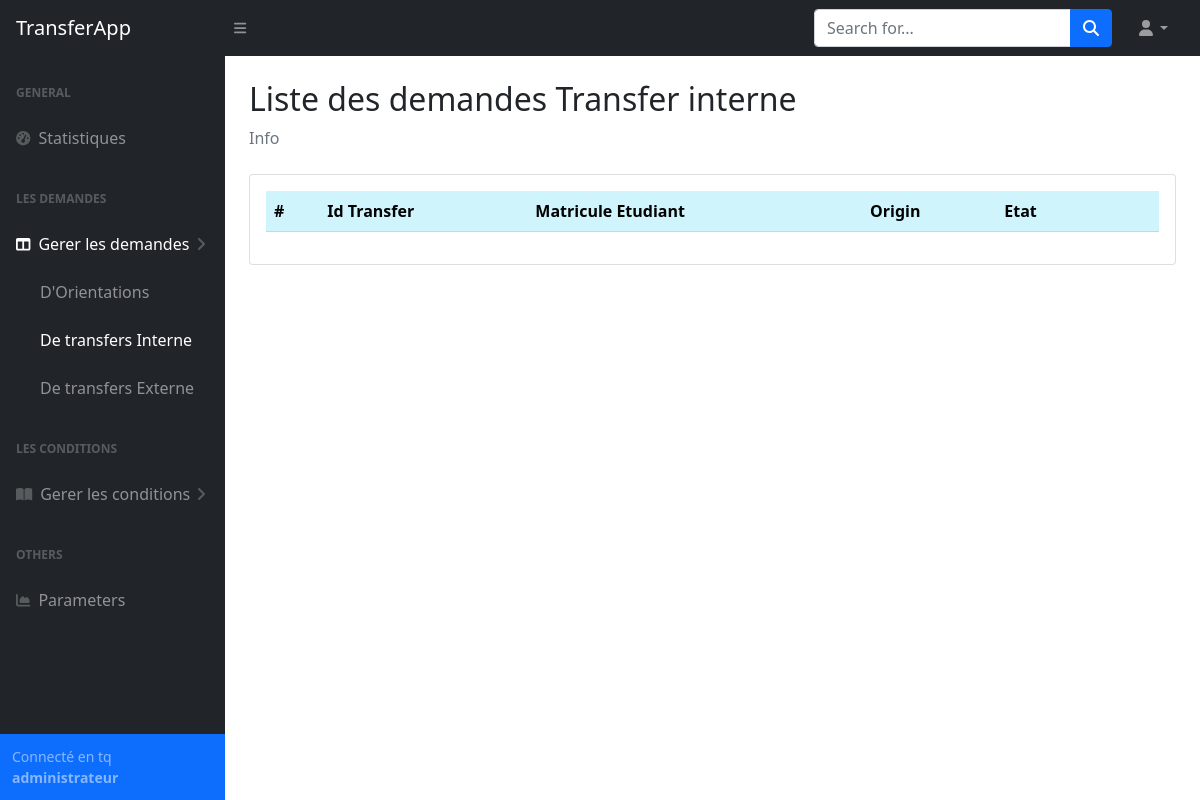
The page /admin/transfer_interne (signed in) on the database as committed earlier.
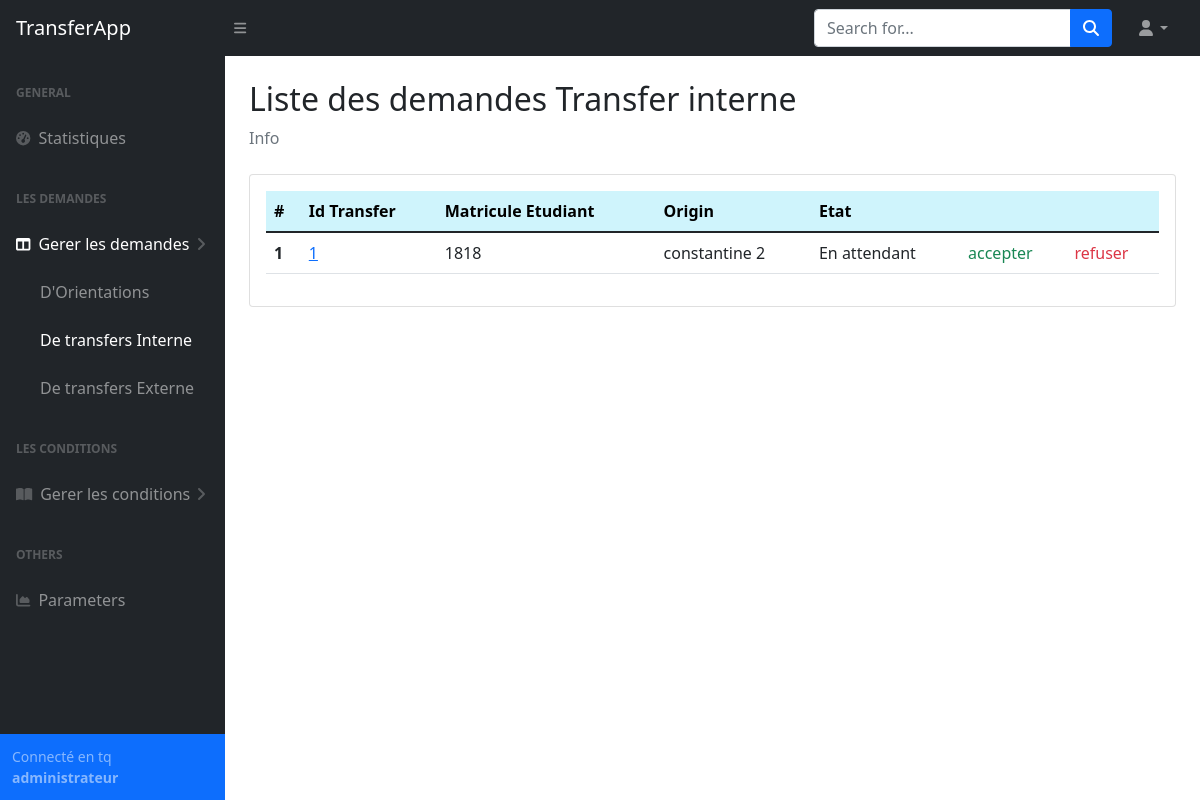
The same page on the database as committed later.
### tables this page shows
CREATE TABLE "transfer_request" (
	"matricule"	INTEGER NOT NULL,
	"id_transfer"	INTEGER NOT NULL,
	"moyen_bac"	REAL NOT NULL,
	"filiere_bac"	TEXT NOT NULL,
	"niveau-etude"	TEXT NOT NULL,
	"date_premier_insc"	TEXT NOT NULL,
	"formation"	TEXT NOT NULL,
	"univ_origin"	TEXT NOT NULL,
	"conge_academic"	INTEGER NOT NULL,
	"etat"	INTEGER NOT NULL,
	"choix1"	INTEGER NOT NULL,
	"choix2"	INTEGER NOT NULL,
	"choix3"	INTEGER NOT NULL,
	"choix4"	INTEGER NOT NULL,
	FOREIGN KEY("choix1") REFERENCES "specialite"("id"),
	FOREIGN KEY("choix4") REFERENCES "specialite"("id"),
	FOREIGN KEY("matricule") REFERENCES "etudiant"("matricule"),
	FOREIGN KEY("choix3") REFERENCES "specialite"("id"),
	FOREIGN KEY("id_transfer") REFERENCES "transfer"("id"),
	FOREIGN KEY("choix2") REFERENCES "specialite"("id"),
	PRIMARY KEY("matricule")
);

### App.py (the view)
@app.route('/admin/transfer_interne')
def transferInterne():
     type = "interne"
     if session.get("email") != None:
         if db.getTransferRequests(type) != None:
             db.closeConnection()
             return render_template('admin/transfer_interne.html', data = db.getTransferRequests(type))
         else:
             return render_template('admin/transfer_interne.html')
     return redirect(url_for('login'))

### database_api.py (called while the page is built)
def closeConnection():
    print("closing connection...")
    con.close

def getTransferRequests(type):
    try:
        if type == "interne":
            cursor.execute('select * from transfer_request where etat = "En attendant" and univ_origin = "constantine 2"')
        else:
            cursor.execute('select * from transfer_request where etat = "En attendant" and univ_origin != "constantine 2"')
    except Error as e:
        print(e)
        return None
    else:
        res = cursor.fetchall()
        return res

### templates/admin/transfer_interne.html (shortened to what this page needs)
{% extends "admin/base.html" %}
{% block content %}
    <main>
        <div class="container-fluid px-4">
            <h2 class="mt-4">Liste des demandes Transfer interne</h2>
            <ol class="breadcrumb mb-4">
                <li class="breadcrumb-item active">Info</li>
            </ol>
            <div class="card mb-4">
                <div class="card-body">
                    <table class="table">
                        <thead>
                          <tr>
                            <th scope="col" class="table-info">#</th>
                            <th scope="col" class="table-info">Id Transfer</th>
                            <th scope="col" class="table-info">Matricule Etudiant</th>
                            <th scope="col" class="table-info">Origin</th>
                            <th scope="col" class="table-info">Etat</th>
                            <th scope="col" class="table-info"></th>
                            <th scope="col" class="table-info"></th>
                          </tr>
                        </thead>
                        <tbody>
                          {% for item in data %}
                          <tr>
                            <th scope="row">{{data.index(item) + 1 }}</th>
                            <td><a href="{{ url_for('transferInterneDetails', id_transfer = item[1]) }}">{{item[1]}}</a></td>
                            <td>{{item[0]}}</td>
                            <td>{{item[7]}}</td>
                            <td>{{item[9]}}</td>
                            <td><a class="link-success text-decoration-none" href="{{url_for('updateTransferEtat', matricule = item[0], State = 'accepted')}}">accepter</a></td>
                            <td><a class="link-danger text-decoration-none" href="{{url_for('updateTransferEtat', matricule = item[0], State = 'refused')}}">refuser</a></td>
                          </tr>
                          {% endfor %}
                        </tbody>
                      </table>
                </div>
            </div>
        </div>
    </main>
{% endblock content %}

### templates/admin/base.html (shortened to what this page needs)
<!DOCTYPE html>
<html>
<head>
    <link rel="stylesheet" href="https://cdn.jsdelivr.net/npm/litepicker/dist/css/litepicker.css"/>
    <link href="https://cdn.jsdelivr.net/npm/bootstrap@5.1.3/dist/css/bootstrap.min.css" rel="stylesheet">
    <link href="{{url_for('static',filename='styles.css')}}" rel="stylesheet"></link>
</head>
<body class="sb-nav-fixed">
    {% block navbar %}
    <nav class="sb-topnav navbar navbar-expand navbar-dark bg-dark">
        <a class="navbar-brand ps-3" href="#">TransferApp</a>
        <button class="btn btn-link btn-sm order-1 order-lg-0 me-4 me-lg-0" id="sidebarToggle" href="#!"><i class="fas fa-bars"></i></button>
        <form class="d-none d-md-inline-block form-inline ms-auto me-0 me-md-3 my-2 my-md-0">
            <div class="input-group">
                <input class="form-control" type="text" placeholder="Search for..." aria-label="Search for..." aria-describedby="btnNavbarSearch" />
                <button class="btn btn-primary" id="btnNavbarSearch" type="button"><i class="fas fa-search"></i></button>
            </div>
        </form>
        <ul class="navbar-nav ms-auto ms-md-0 me-3 me-lg-4">
            <li class="nav-item dropdown">
                <a class="nav-link dropdown-toggle" id="navbarDropdown" href="#" role="button" data-bs-toggle="dropdown" aria-expanded="false"><i class="fas fa-user fa-fw"></i></a>
            </li>
        </ul>
    </nav>
    {% endblock navbar%}
    {% block sidebar %}
    <div id="layoutSidenav">
        <div id="layoutSidenav_nav">
            <nav class="sb-sidenav accordion sb-sidenav-dark" id="sidenavAccordion">
                <div class="sb-sidenav-menu">
                    <div class="nav">
                        <div class="sb-sidenav-menu-heading">General</div>
                        <a class="nav-link {% if request.path == '/admin' %} active {% endif %}" href="/admin">
                            <div class="sb-nav-link-icon"><i class="fas fa-tachometer-alt"></i></div>
                            Statistiques
                        </a>
                        <div class="sb-sidenav-menu-heading">Les demandes</div>
                        <a class="nav-link collapsed {% if ('/admin/tr'or'/admin/or') in request.path %} active{% endif %}" href="#" data-bs-toggle="collapse" data-bs-target="#collapseLayouts" aria-expanded="false" aria-controls="collapseLayouts">
                            <div class="sb-nav-link-icon"><i class="fas fa-columns"></i></div>
                            Gerer les demandes
                            <div class="sb-sidenav-collapse-arrow"><i class="fas fa-angle-down"></i></div>
                        </a>
                        <div class="collapse show" id="collapseLayouts" aria-labelledby="headingOne" data-bs-parent="#sidenavAccordion">
                            <nav class="sb-sidenav-menu-nested nav">
                                <a class="nav-link {% if request.path =='/admin/orientations'%} active {% endif %}" href="{{url_for('orientations')}}">D'Orientations</a>
                                <a class="nav-link {% if request.path =='/admin/transfer_interne'%} active {% endif %}" href="{{url_for('transferInterne')}}">De transfers Interne</a>
                                <a class="nav-link {% if request.path =='/admin/transfer_interne/details'%} active {% endif %}" href="{{url_for('transferExterne')}}">De transfers Externe</a>
                            </nav>
                        </div>
                        <div class="sb-sidenav-menu-heading">Les conditions</div>
                        <a class="nav-link collapsed" href="#" data-bs-toggle="collapse" data-bs-target="#collapsePages" aria-expanded="false" aria-controls="collapsePages">
                            <div class="sb-nav-link-icon"><i class="fas fa-book-open"></i></div>
                            Gerer les conditions
                            <div class="sb-sidenav-collapse-arrow"><i class="fas fa-angle-down"></i></div>
                        </a>
                        <div class="sb-sidenav-menu-heading">Others</div>
                        <a class="nav-link" href="/admin/parametres">
                            <div class="sb-nav-link-icon"><i class="fas fa-chart-area"></i></div>
                            Parameters
                        </a>
                    </div>
                </div>
                <div class="sb-sidenav-footer bg-primary">
                    <div class="small">Connecté en tq <b>administrateur</b></div>
                </div>
            </nav>
        </div>
        <div id="layoutSidenav_content">
            {% block content %}{% endblock content %}
        </div>
    </div>
    {% endblock sidebar %}
</body>
</html>

Rows that differ between the two databases and show on the page:
added transfer_request: data.index(item)+1 "1", id_transfer "1", matricule "1818", univ_origin "constantine 2", etat "En attendant"
